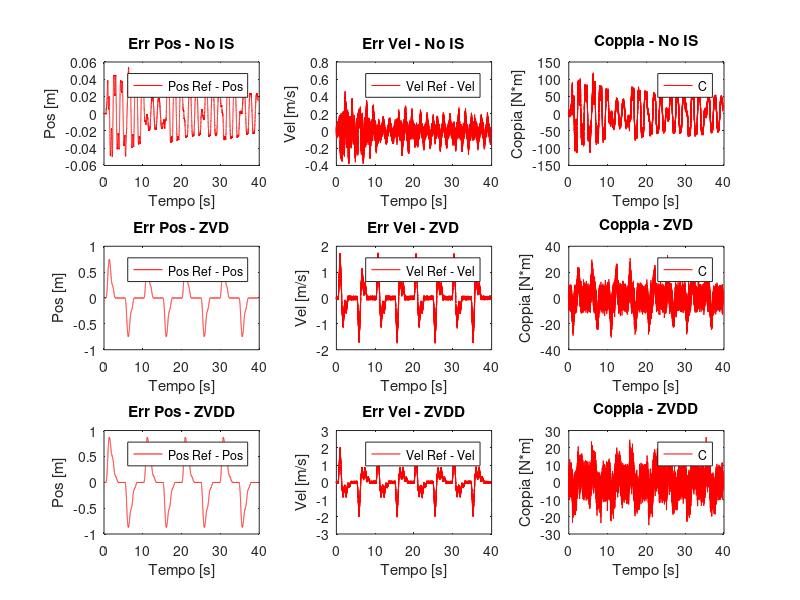

Reproduce this figure in MATLAB.
clear
close all
load("traiettoria_no_IS.mat")
figure
subplot(3,3,1)
joint_position=reference_position(:,1)-joint_position(:,1);
joint_velocity=reference_velocity(:,1)-joint_velocity(:,1);
joint_torque=joint_torque(:,1);
plot(time, joint_position, 'r')
title('Err Pos - No IS')
legend('Pos Ref - Pos')
xlabel('Tempo [s]')
ylabel('Pos [m]')
subplot(3,3,2)
plot(time, joint_velocity, 'r')
title('Err Vel - No IS')
legend('Vel Ref - Vel')
xlabel('Tempo [s]')
ylabel('Vel [m/s]')
subplot(3,3,3)
plot(time, joint_torque, 'r')
title('Coppia - No IS')
legend('C')
xlabel('Tempo [s]')
ylabel('Coppia [N*m]')

load("traiettoria_IS_ZVD.mat")
subplot(3,3,4)
joint_position=reference_position(:,1)-joint_position(:,1);
joint_velocity=reference_velocity(:,1)-joint_velocity(:,1);
joint_torque=reference_acceleration(:,1)-joint_torque(:,1);
plot(time, joint_position, 'r')
title('Err Pos - ZVD')
legend('Pos Ref - Pos')
xlabel('Tempo [s]')
ylabel('Pos [m]')
subplot(3,3,5)
plot(time, joint_velocity, 'r')
title('Err Vel - ZVD')
legend('Vel Ref - Vel')
xlabel('Tempo [s]')
ylabel('Vel [m/s]')
subplot(3,3,6)
plot(time, joint_torque, 'r')
title('Coppia - ZVD')
legend('C')
xlabel('Tempo [s]')
ylabel('Coppia [N*m]')

load("traiettoria_IS_ZVDD.mat")
subplot(3,3,7)
joint_position=reference_position(:,1)-joint_position(:,1);
joint_velocity=reference_velocity(:,1)-joint_velocity(:,1);
joint_torque=reference_acceleration(:,1)-joint_torque(:,1);
plot(time, joint_position, 'r')
title('Err Pos - ZVDD')
legend('Pos Ref - Pos')
xlabel('Tempo [s]')
ylabel('Pos [m]')
subplot(3,3,8)
plot(time, joint_velocity, 'r')
title('Err Vel - ZVDD')
legend('Vel Ref - Vel')
xlabel('Tempo [s]')
ylabel('Vel [m/s]')
subplot(3,3,9)
plot(time, joint_torque, 'r')
title('Coppia - ZVDD')
legend('C')
xlabel('Tempo [s]')
ylabel('Coppia [N*m]')
